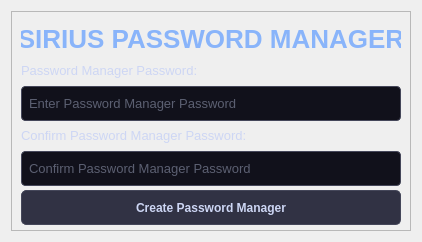
          <widget class="QWidget" name="page_pm_reg">
           <layout class="QGridLayout" name="gridLayout_4">
            <item row="0" column="0">
             <widget class="QFrame" name="frame_pm_reg">
              <property name="minimumSize">
               <size>
                <width>400</width>
                <height>220</height>
               </size>
              </property>
              <property name="maximumSize">
               <size>
                <width>400</width>
                <height>220</height>
               </size>
              </property>
              <property name="frameShape">
               <enum>QFrame::StyledPanel</enum>
              </property>
              <property name="frameShadow">
               <enum>QFrame::Raised</enum>
              </property>
              <layout class="QVBoxLayout" name="verticalLayout_3">
               <item>
                <widget class="QLabel" name="label_2">
                 <property name="minimumSize">
                  <size>
                   <width>0</width>
                   <height>55</height>
                  </size>
                 </property>
                 <property name="maximumSize">
                  <size>
                   <width>16777215</width>
                   <height>55</height>
                  </size>
                 </property>
                 <property name="styleSheet">
                  <string notr="true">QLabel {
    font-size: 26px;
    color: #89b4fa;
    font-weight: bold;
    margin-bottom: 20px;
    background-color: transparent;
}</string>
                 </property>
                 <property name="text">
                  <string>SIRIUS PASSWORD MANAGER</string>
                 </property>
                 <property name="alignment">
                  <set>Qt::AlignCenter</set>
                 </property>
                </widget>
               </item>
               <item>
                <widget class="QLabel" name="label_4">
                 <property name="minimumSize">
                  <size>
                   <width>0</width>
                   <height>20</height>
                  </size>
                 </property>
                 <property name="maximumSize">
                  <size>
                   <width>16777215</width>
                   <height>20</height>
                  </size>
                 </property>
                 <property name="styleSheet">
                  <string notr="true">QLabel {
    color: #cdd6f4;
    font-weight: normal;
    font-size: 10pt;
    background-color: transparent;
}</string>
                 </property>
                 <property name="text">
                  <string>Password Manager Password:</string>
                 </property>
                </widget>
               </item>
               <item>
                <widget class="QLineEdit" name="input_pm_reg_pass">
                 <property name="minimumSize">
                  <size>
                   <width>0</width>
                   <height>35</height>
                  </size>
                 </property>
                 <property name="maximumSize">
                  <size>
                   <width>16777215</width>
                   <height>35</height>
                  </size>
                 </property>
                 <property name="styleSheet">
                  <string notr="true">QLineEdit {
    background-color: #11111b;
    border: 1px solid #45475a;
    border-radius: 4px;
    color: #a6adc8;
    padding: 5px;
    font-size: 10pt;
}</string>
                 </property>
                 <property name="echoMode">
                  <enum>QLineEdit::Password</enum>
                 </property>
                 <property name="placeholderText">
                  <string>Enter Password Manager Password</string>
                 </property>
                </widget>
               </item>
               <item>
                <widget class="QLabel" name="label_5">
                 <property name="minimumSize">
                  <size>
                   <width>0</width>
                   <height>20</height>
                  </size>
                 </property>
                 <property name="maximumSize">
                  <size>
                   <width>16777215</width>
                   <height>20</height>
                  </size>
                 </property>
                 <property name="styleSheet">
                  <string notr="true">QLabel {
    color: #cdd6f4;
    font-weight: normal;
    font-size: 10pt;
    background-color: transparent;
}</string>
                 </property>
                 <property name="text">
                  <string>Confirm Password Manager Password:</string>
                 </property>
                </widget>
               </item>
               <item>
                <widget class="QLineEdit" name="input_pm_reg_pass_confirm">
                 <property name="minimumSize">
                  <size>
                   <width>0</width>
                   <height>35</height>
                  </size>
                 </property>
                 <property name="maximumSize">
                  <size>
                   <width>16777215</width>
                   <height>35</height>
                  </size>
                 </property>
                 <property name="styleSheet">
                  <string notr="true">QLineEdit {
    background-color: #11111b;
    border: 1px solid #45475a;
    border-radius: 4px;
    color: #a6adc8;
    padding: 5px;
    font-size: 10pt;
}</string>
                 </property>
                 <property name="echoMode">
                  <enum>QLineEdit::Password</enum>
                 </property>
                 <property name="placeholderText">
                  <string>Confirm Password Manager Password</string>
                 </property>
                </widget>
               </item>
               <item>
                <widget class="QPushButton" name="btn_pm_reg">
                 <property name="minimumSize">
                  <size>
                   <width>0</width>
                   <height>35</height>
                  </size>
                 </property>
                 <property name="maximumSize">
                  <size>
                   <width>16777215</width>
                   <height>35</height>
                  </size>
                 </property>
                 <property name="styleSheet">
                  <string notr="true">QPushButton {
    background-color: #313244;
    color: #cdd6f4;
    border: 1px solid #45475a;
    border-radius: 5px;
    padding: 6px 12px;
    font-weight: bold;
}

QPushButton:hover {
    background-color: #45475a;
    color: #ffffff;
    border-color: #89b4fa;
}</string>
                 </property>
                 <property name="text">
                  <string>Create Password Manager</string>
                 </property>
                </widget>
               </item>
              </layout>
             </widget>
            </item>
           </layout>
          </widget>
